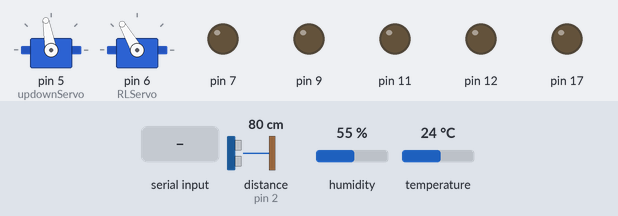
The sketch below on a simulated Arduino Leonardo, built with avr-gcc and run on an emulated ATmega32U4. Parts: 2 × servo, output pins drawn as LEDs (lit = HIGH). The inputs (shaded band) are chosen by the test bench; at power-on: distance to the obstacle (sensor on pin 2) 80 cm, humidity 55 %, temperature 24 °C. The echo pulse lasts 58.3 µs per cm; storage starts empty; pins used as bus, display or sensor lines are not drawn.

Above: at 1.2 s.
1.3 s: "3" received over Serial
At 2.2 s:
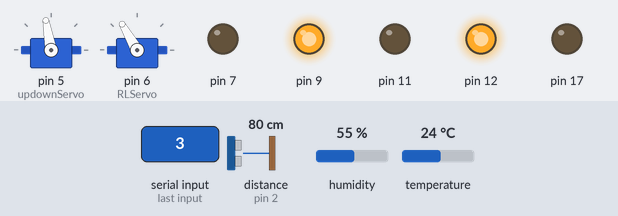
At 4.2 s:
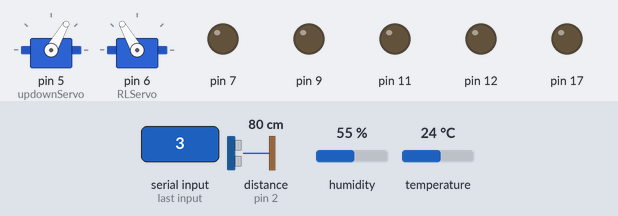
Timing chart, 0 to 7.9 s (numbered marks = the images above; inputs shaded):
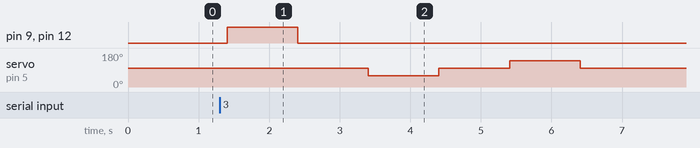

The sketch:

ArduinoCode.ino
```cpp
#include "Arduino.h"
#include <dht.h>
#include <Servo.h>
#include <SPI.h>
#include <SD.h>
const int chipSelect = 10;
File dataFile;
#define echoPin 2 // attach pin D2 Arduino to pin Echo of HC-SR04
#define trigPin 3 //attach pin D3 Arduino to pin Trig of HC-SR04
int I1,I2;
#define dht_apin A4 // Analog Pin sensor is connected to

dht DHT;

Servo updownServo, RLServo;

int check=0;
int incomingByte = 0;
long duration;
int distance;


void randomNavigate();
void goStraight();
void RRstraight();
void RLstraight();
void RR();
void RL();
void Stop2scan();
void rotateAbit();
void back();

#define echoPin 2 // attach pin D2 Arduino to pin Echo of HC-SR04
#define trigPin 3 //attach pin D3 Arduino to pin Trig of HC-SR04


void setup() {
  Serial.begin(9600);
   while (!Serial) {
 ; // wait for serial port to connect. Needed for Leonardo onl\y
 }
  pinMode(SS, OUTPUT);
  if (!SD.begin(chipSelect)) {
 //Serial.println("Card failed, or not present");
 // don't do anything more:
 while (1) ;
 }
 dataFile = SD.open("datalog.txt", FILE_WRITE);


  pinMode(trigPin, OUTPUT); // Sets the trigPin as an OUTPUT
  pinMode(echoPin, INPUT); // Sets the echoPin as an INPUT

  updownServo.attach(5);
  RLServo.attach(6);

  updownServo.write(100);
  RLServo.write(120);

  pinMode(12,OUTPUT);
  pinMode(9,OUTPUT);
  pinMode(7,OUTPUT);
  pinMode(11,OUTPUT);


  digitalWrite(12,LOW);
  digitalWrite(9,LOW);
  digitalWrite(7,LOW);
  digitalWrite(11,LOW);

  while(Serial. read() >= 0) ;


}

void loop() {


  if (Serial.available() > 0) {
    incomingByte = Serial.read();
    check=1;
  //}

  digitalWrite(trigPin, LOW);
  delayMicroseconds(2);
  // Sets the trigPin HIGH (ACTIVE) for 10 microseconds
  digitalWrite(trigPin, HIGH);
  delayMicroseconds(10);
  digitalWrite(trigPin, LOW);
  // Reads the echoPin, returns the sound wave travel time in microseconds
  duration = pulseIn(echoPin, HIGH);
  // Calculating the distance
  distance = duration * 0.034 / 2; // Speed of sound wave divided by 2 (go and back)
  // Displays the distance on the Serial Monitor
  //Serial.println(distance);

  switch((char)incomingByte){

    case '0' :
    if(distance>=50){
    randomNavigate();}
    else{
      back();
      RR();    // new function
    }
    break;

    case '1' :
    if(check==1 ){
    Stop2scan();
    check=0;}
    break;

//    case '2' :
//    if(distance>60 && check==1){
//    goStraight();
//    Stop2scan();
//    check=0;
//    }
//    break;

    case '2' :
    if(check==1 ){
    Stop2scan();
    check=0;}
    break;

    case '3' :
    if( check==1){
    RL();
    //goStraight();
    Stop2scan();
    check=0;
    }
    break;

    case '4' :
    if( check==1){
    RL();
    Stop2scan();
    check=0;
    }
    break;

    case '5' :
    if( check==1){
    RR();
   // goStraight();
    Stop2scan();
    check=0;
    }
    break;

    case '6' :
    if( check==1){
    RR();
    Stop2scan();
    check=0;
    }
    break;

  }
  }
}
///////////////////////////////////////////////////////////////////////////
///////////////////////////////////////////////////////////////////////////
///////////////////////////////////////////////////////////////////////////

void randomNavigate(){

    digitalWrite(12,LOW);
    digitalWrite(9,HIGH);
    digitalWrite(7,LOW);
    digitalWrite(11,HIGH);

}
//void goStraight(){
//    digitalWrite(12,LOW);
//    digitalWrite(9,HIGH);
//    digitalWrite(7,LOW);
//    digitalWrite(11,HIGH);
//    delay(2000);
//}


void RR(){
    digitalWrite(12,LOW);
    digitalWrite(9,LOW);
    digitalWrite(7,LOW);
    digitalWrite(11,LOW);
    delay(100);
    digitalWrite(12,LOW);
    digitalWrite(9,LOW);
    digitalWrite(7,HIGH);
    digitalWrite(11,HIGH);
    delay(1000);
    digitalWrite(12,LOW);
    digitalWrite(9,LOW);
    digitalWrite(7,LOW);
    digitalWrite(11,LOW);


}

void RL(){
    digitalWrite(12,LOW);
    digitalWrite(9,LOW);
    digitalWrite(7,LOW);
    digitalWrite(11,LOW);
    delay(100);
    digitalWrite(12,HIGH);
    digitalWrite(9,HIGH);
    digitalWrite(7,LOW);
    digitalWrite(11,LOW);
    delay(1000);
    digitalWrite(12,LOW);
    digitalWrite(9,LOW);
    digitalWrite(7,LOW);
    digitalWrite(11,LOW);


}

void Stop2scan(){
    //Serial.flush();

    digitalWrite(12,LOW);
    digitalWrite(9,LOW);
    digitalWrite(7,LOW);
    digitalWrite(11,LOW);
    delay(1000);
    updownServo.write(60);
    delay(1000);
    updownServo.write(100);
    delay(1000);
    updownServo.write(140);
    delay(1000);
    updownServo.write(100);
    delay(1000);


    I1=analogRead(A0);
    I2=analogRead(A1);

    DHT.read11(dht_apin);
    String s="Current humidity = ";
    dataFile.print(s);
    delay(500);
    dataFile.print(DHT.humidity);
    delay(500);
    dataFile.print("%  ");
    delay(500);
    dataFile.print("temperature = ");
    delay(500);
    dataFile.print(DHT.temperature);
    delay(500);
    dataFile.println("C  ");
    delay(500);
    dataFile.print("light intensity: ");
    delay(500);
    I1=(I1+I2)/2;
    dataFile.println(I1);
    delay(500);
    dataFile.flush();
     check =0;


}
void back(){
    digitalWrite(12,LOW);
    digitalWrite(9,LOW);
    digitalWrite(7,LOW);
    digitalWrite(11,LOW);
    delay(100);
    digitalWrite(12,HIGH);
    digitalWrite(9,LOW);
    digitalWrite(7,HIGH);
    digitalWrite(11,LOW);
    delay(1000);
    digitalWrite(12,LOW);
    digitalWrite(9,LOW);
    digitalWrite(7,LOW);
    digitalWrite(11,LOW);


}
```

Measured:
- after the input at 1.3 s, pin 9, pin 12: LOW → HIGH after 0.11 s, → LOW 1.0 s later; servo on pin 5 (updownServo): 100° → 60° after 2.1 s, → 100° 1.0 s later, → 140° 1.0 s later, → 100° 1.0 s later
